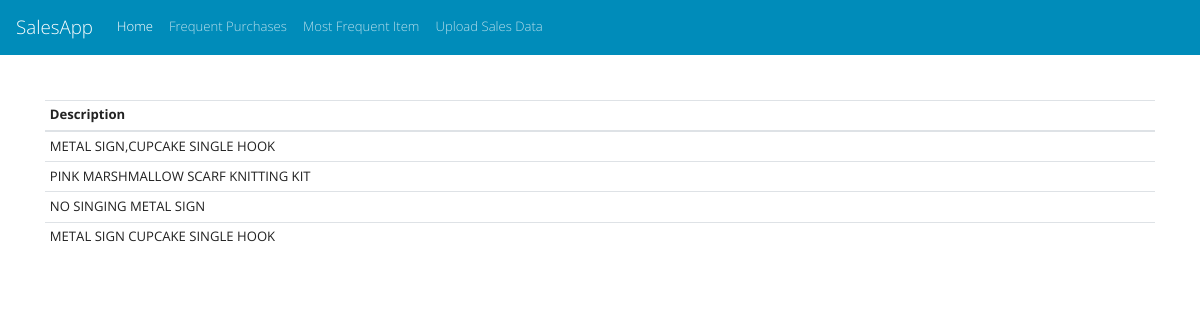
The app's page /frequent-sales/, older data.
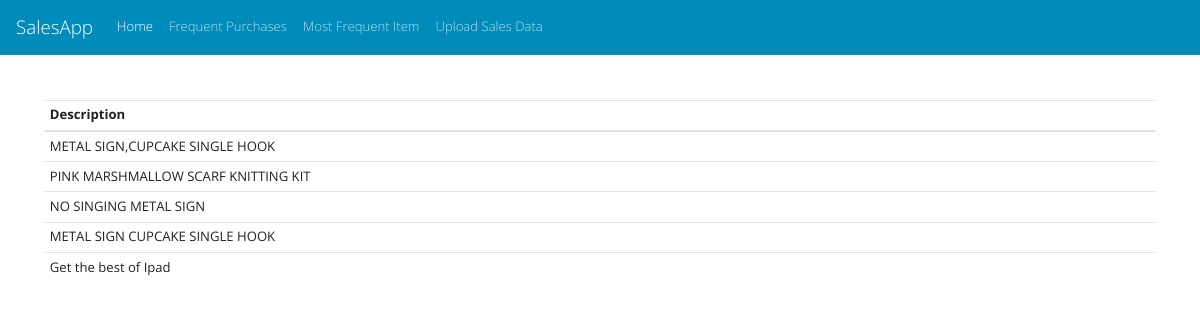
The same page, newer data.
### sales/models.py (models this page shows, shortened)
class SalesData(models.Model):
    invoice = models.CharField(max_length=200)
    stockcode = models.CharField(max_length=200)
    description = models.CharField(max_length=200)
    quantity = models.IntegerField()
    invoicedate = models.CharField(max_length=200)
    price = models.CharField(max_length=200)
    customerid = models.IntegerField()

### sales/views.py (the view)
# urls.py: path('frequent-sales/', frequentsales, name='frequentsales'),
def frequentsales(request):
    list1 = SalesData.objects.values('description').annotate(c=Count('description')).order_by('-c')
    context = {
        "list1": list1,
    }
    return render(request, 'sales/frequent-sales.html', context)

### templates/sales/frequent-sales.html
{% extends "base.html" %}
{% load static %}
{% load i18n %}
{% block content %}
{% include 'nav.html' %}
<br><br>
<div class="container">
    <table class="table table-sm">
  <thead>
    <tr>
      <th scope="col">Description</th>
    </tr>
  </thead>
  <tbody>
  {% for obj in list1 %}
    <tr>
      <td>{{ obj.description }}</td>
    </tr>
  {% endfor %}
  </tbody>
</table>
</div>
{% endblock  %}

Row changes from the older to the newer data that the page shows:
added SalesData: description "Get the best of Ipad"
